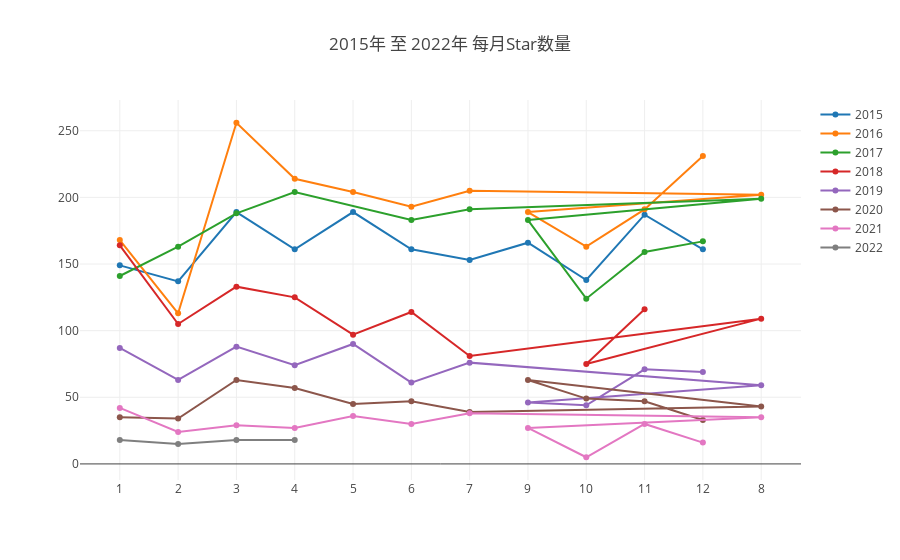

Notebook code for this chart:
### Markdown cell above
#### (1)每月新增Star数

### Code cell
var Alldata=[]
Promise.all(years.map(y => {
    var q = `SELECT  toMonth(created_date) as Month, Count(*) as fork_num
    From github_log.year${y}
    where repo_id =${repo_id} and type='WatchEvent'
    Group by toMonth(created_date)`;
    return openDigger.driver.clickhouse.query(q);
})).then(data => {
        Alldata=[]
        data.forEach((d,index) => {
            // console.log(d)
            var y=[]
            var x=[]
            d.forEach(e=>{
                y.push(parseInt(e['fork_num']))
                x.push(e['Month'])
            })
            Alldata.push({y: y,x:x,name:years[index]})
            // console.log(Alldata)
        })
        openDigger.render.plotly(Alldata, {
        title:  `${startYear}年 至 ${year}年 每月Star数量`,
        xaxis: {type: 'category'}
    });
    var tableData=[]
    Alldata.forEach((d,index)=>{
    //console.log(d)
    var table={}
    table['年份']=d['name']
    for(var i = 0;i<d['y'].length;i++){
       table[(d['x'][i])+'月']=d['y'][i]
        }
    tableData.push(table)
});
    console.table(tableData)
})

### Figure 1 — Plotly figure (JSON) as saved in the notebook; plotly's stock layout.template omitted (floating-point values rounded to 4 significant figures)
{"data": [{"name": 2015, "x": [1, 2, 3, 4, 5, 6, 7, 9, 10, 11, 12], "y": [149, 137, 189, 161, 189, 161, 153, 166, 138, 187, 161]}, {"name": 2016, "x": [1, 2, 3, 4, 5, 6, 7, 8, 9, 10, 11, 12], "y": [168, 113, 256, 214, 204, 193, 205, 202, 189, 163, 191, 231]}, {"name": 2017, "x": [1, 2, 3, 4, 6, 7, 8, 9, 10, 11, 12], "y": [141, 163, 188, 204, 183, 191, 199, 183, 124, 159, 167]}, {"name": 2018, "x": [1, 2, 3, 4, 5, 6, 7, 8, 10, 11], "y": [164, 105, 133, 125, 97, 114, 81, 109, 75, 116]}, {"name": 2019, "x": [1, 2, 3, 4, 5, 6, 7, 8, 9, 10, 11, 12], "y": [87, 63, 88, 74, 90, 61, 76, 59, 46, 44, 71, 69]}, {"name": 2020, "x": [1, 2, 3, 4, 5, 6, 7, 8, 9, 10, 11, 12], "y": [35, 34, 63, 57, 45, 47, 39, 43, 63, 49, 47, 33]}, {"name": 2021, "x": [1, 2, 3, 4, 5, 6, 7, 8, 9, 10, 11, 12], "y": [42, 24, 29, 27, 36, 30, 38, 35, 27, 5, 30, 16]}, {"name": 2022, "x": [1, 2, 3, 4], "y": [18, 15, 18, 18]}], "layout": {"autosize": true, "title": {"text": "2015年 至 2022年 每月Star数量"}, "xaxis": {"autorange": true, "range": [-0.68, 11.68], "type": "category"}, "yaxis": {"autorange": true, "range": [-15.71, 276.7], "type": "linear"}}}
